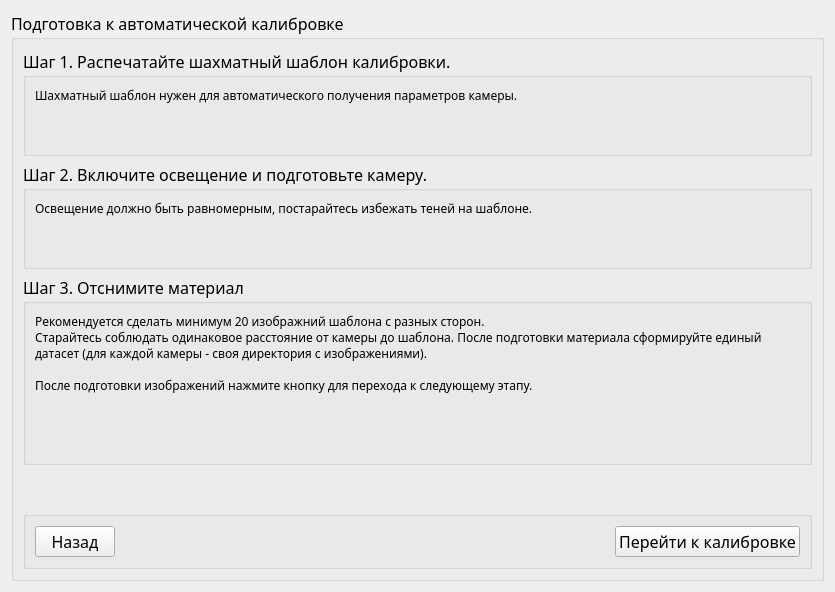
           <widget class="QWidget" name="page_calibrationSteps_1_3_PreparingChessboardTips">
            <layout class="QVBoxLayout" name="verticalLayout_13">
             <item>
              <widget class="QGroupBox" name="groupBox_calibrationSteps_1_3_PreparingChessboardTipsMain">
               <property name="font">
                <font>
                 <family>Rubik</family>
                 <pointsize>12</pointsize>
                </font>
               </property>
               <property name="title">
                <string>Подготовка к автоматической калибровке</string>
               </property>
               <layout class="QVBoxLayout" name="verticalLayout_9">
                <item>
                 <widget class="QGroupBox" name="groupBox_calibrationPreparingStep1">
                  <property name="font">
                   <font>
                    <family>Rubik</family>
                    <pointsize>12</pointsize>
                    <bold>false</bold>
                   </font>
                  </property>
                  <property name="title">
                   <string>Шаг 1. Распечатайте шахматный шаблон калибровки.</string>
                  </property>
                  <property name="flat">
                   <bool>true</bool>
                  </property>
                  <layout class="QVBoxLayout" name="verticalLayout_11">
                   <item>
                    <widget class="QLabel" name="label_calibrationPreparingStep1_info">
                     <property name="font">
                      <font>
                       <family>Rubik</family>
                       <pointsize>9</pointsize>
                       <bold>false</bold>
                      </font>
                     </property>
                     <property name="text">
                      <string>Шахматный шаблон нужен для автоматического получения параметров камеры.</string>
                     </property>
                     <property name="wordWrap">
                      <bool>true</bool>
                     </property>
                    </widget>
                   </item>
                   <item>
                    <spacer name="verticalSpacer_calibrationPreparingStep_1">
                     <property name="orientation">
                      <enum>Qt::Orientation::Vertical</enum>
                     </property>
                     <property name="sizeHint" stdset="0">
                      <size>
                       <width>20</width>
                       <height>40</height>
                      </size>
                     </property>
                    </spacer>
                   </item>
                  </layout>
                 </widget>
                </item>
                <item>
                 <widget class="QGroupBox" name="groupBox_calibrationPreparingStep2">
                  <property name="font">
                   <font>
                    <family>Rubik</family>
                    <pointsize>12</pointsize>
                    <bold>false</bold>
                   </font>
                  </property>
                  <property name="title">
                   <string>Шаг 2. Включите освещение и подготовьте камеру.</string>
                  </property>
                  <property name="flat">
                   <bool>true</bool>
                  </property>
                  <layout class="QVBoxLayout" name="verticalLayout_12">
                   <item>
                    <widget class="QLabel" name="label_calibrationPreparingStep2_info">
                     <property name="font">
                      <font>
                       <family>Rubik</family>
                       <pointsize>9</pointsize>
                       <bold>false</bold>
                      </font>
                     </property>
                     <property name="text">
                      <string>Освещение должно быть равномерным, постарайтесь избежать теней на шаблоне.</string>
                     </property>
                     <property name="wordWrap">
                      <bool>true</bool>
                     </property>
                    </widget>
                   </item>
                   <item>
                    <spacer name="verticalSpacer_calibrationPreparingStep_2">
                     <property name="orientation">
                      <enum>Qt::Orientation::Vertical</enum>
                     </property>
                     <property name="sizeHint" stdset="0">
                      <size>
                       <width>20</width>
                       <height>40</height>
                      </size>
                     </property>
                    </spacer>
                   </item>
                  </layout>
                 </widget>
                </item>
                <item>
                 <widget class="QGroupBox" name="groupBox_calibrationPreparingStep3">
                  <property name="font">
                   <font>
                    <family>Rubik</family>
                    <pointsize>12</pointsize>
                    <bold>false</bold>
                   </font>
                  </property>
                  <property name="title">
                   <string>Шаг 3. Отснимите материал</string>
                  </property>
                  <property name="flat">
                   <bool>true</bool>
                  </property>
                  <layout class="QVBoxLayout" name="verticalLayout_10">
                   <item>
                    <widget class="QLabel" name="label_calibrationPreparingStep3_info">
                     <property name="font">
                      <font>
                       <family>Rubik</family>
                       <pointsize>9</pointsize>
                       <bold>false</bold>
                      </font>
                     </property>
                     <property name="text">
                      <string>Рекомендуется сделать минимум 20 изображний шаблона с разных сторон.
Старайтесь соблюдать одинаковое расстояние от камеры до шаблона. После подготовки материала сформируйте единый датаcет (для каждой камеры - своя директория с изображениями).

После подготовки изображений нажмите кнопку для перехода к следующему этапу.</string>
                     </property>
                     <property name="wordWrap">
                      <bool>true</bool>
                     </property>
                    </widget>
                   </item>
                   <item>
                    <spacer name="verticalSpacer_calibrationPreparingStep_3">
                     <property name="orientation">
                      <enum>Qt::Orientation::Vertical</enum>
                     </property>
                     <property name="sizeHint" stdset="0">
                      <size>
                       <width>20</width>
                       <height>59</height>
                      </size>
                     </property>
                    </spacer>
                   </item>
                  </layout>
                 </widget>
                </item>
                <item>
                 <spacer name="verticalSpacer_underChessboardSteps">
                  <property name="orientation">
                   <enum>Qt::Orientation::Vertical</enum>
                  </property>
                  <property name="sizeHint" stdset="0">
                   <size>
                    <width>20</width>
                    <height>40</height>
                   </size>
                  </property>
                 </spacer>
                </item>
                <item>
                 <widget class="QGroupBox" name="groupBox_calibrationSteps_1_3_ButtonsField">
                  <property name="title">
                   <string/>
                  </property>
                  <property name="flat">
                   <bool>true</bool>
                  </property>
                  <layout class="QHBoxLayout" name="horizontalLayout_4">
                   <item>
                    <widget class="QPushButton" name="pushButton_calibrationChessboardSteps_1_3_ReturnToMethodSelection">
                     <property name="font">
                      <font>
                       <family>Rubik</family>
                       <pointsize>12</pointsize>
                       <bold>false</bold>
                      </font>
                     </property>
                     <property name="text">
                      <string>Назад</string>
                     </property>
                    </widget>
                   </item>
                   <item>
                    <spacer name="horizontalSpacer_calibrationSteps_1_3_ButtonSpacer">
                     <property name="orientation">
                      <enum>Qt::Orientation::Horizontal</enum>
                     </property>
                     <property name="sizeHint" stdset="0">
                      <size>
                       <width>494</width>
                       <height>20</height>
                      </size>
                     </property>
                    </spacer>
                   </item>
                   <item>
                    <widget class="QPushButton" name="pushButton_calibrationChessboardSteps_1_3_GoToCalibration">
                     <property name="font">
                      <font>
                       <family>Rubik</family>
                       <pointsize>12</pointsize>
                       <bold>false</bold>
                      </font>
                     </property>
                     <property name="text">
                      <string>Перейти к калибровке</string>
                     </property>
                    </widget>
                   </item>
                  </layout>
                 </widget>
                </item>
               </layout>
              </widget>
             </item>
            </layout>
           </widget>
